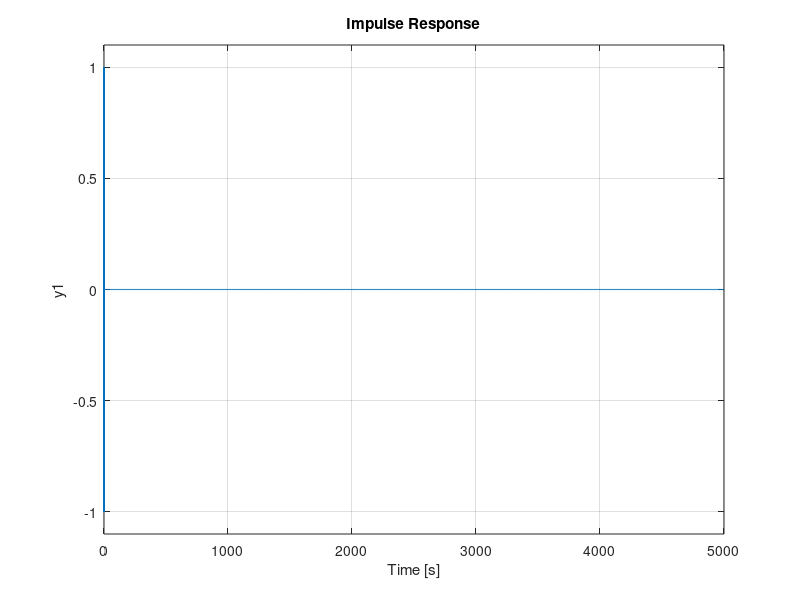

This chart was generated by the following MATLAB code:
wn = 2*pi*100; % Natural frequency
zeta = 0.707; % Damping ratio
s = tf('s');
G = 1/(s^2 + 2*wn*zeta + wn^2);
%bode(G)
w = 2*pi*100;
in = w/(s^2+w^2);
impulse(in)
hold on
impulse(in*G,10000/2)